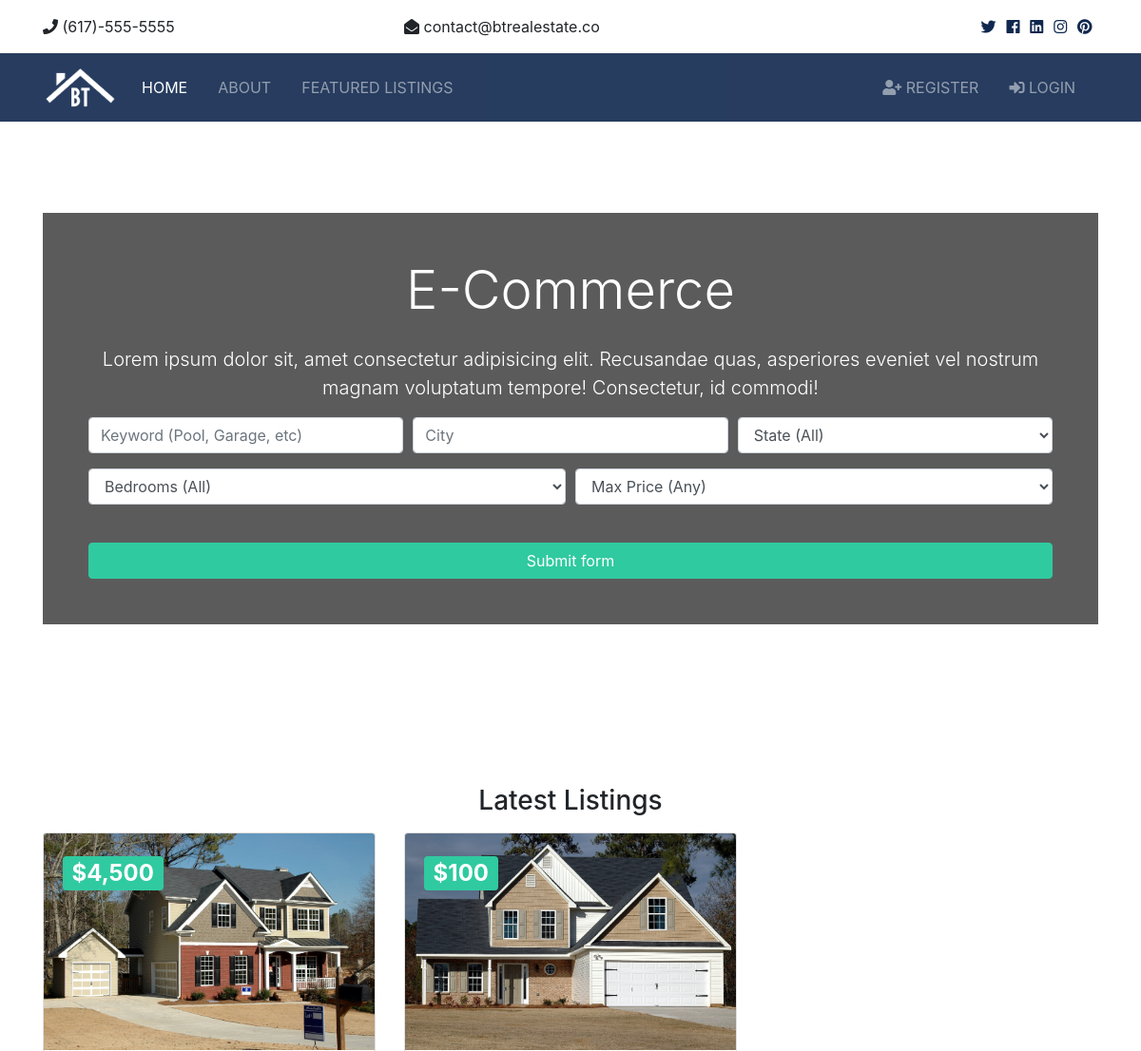
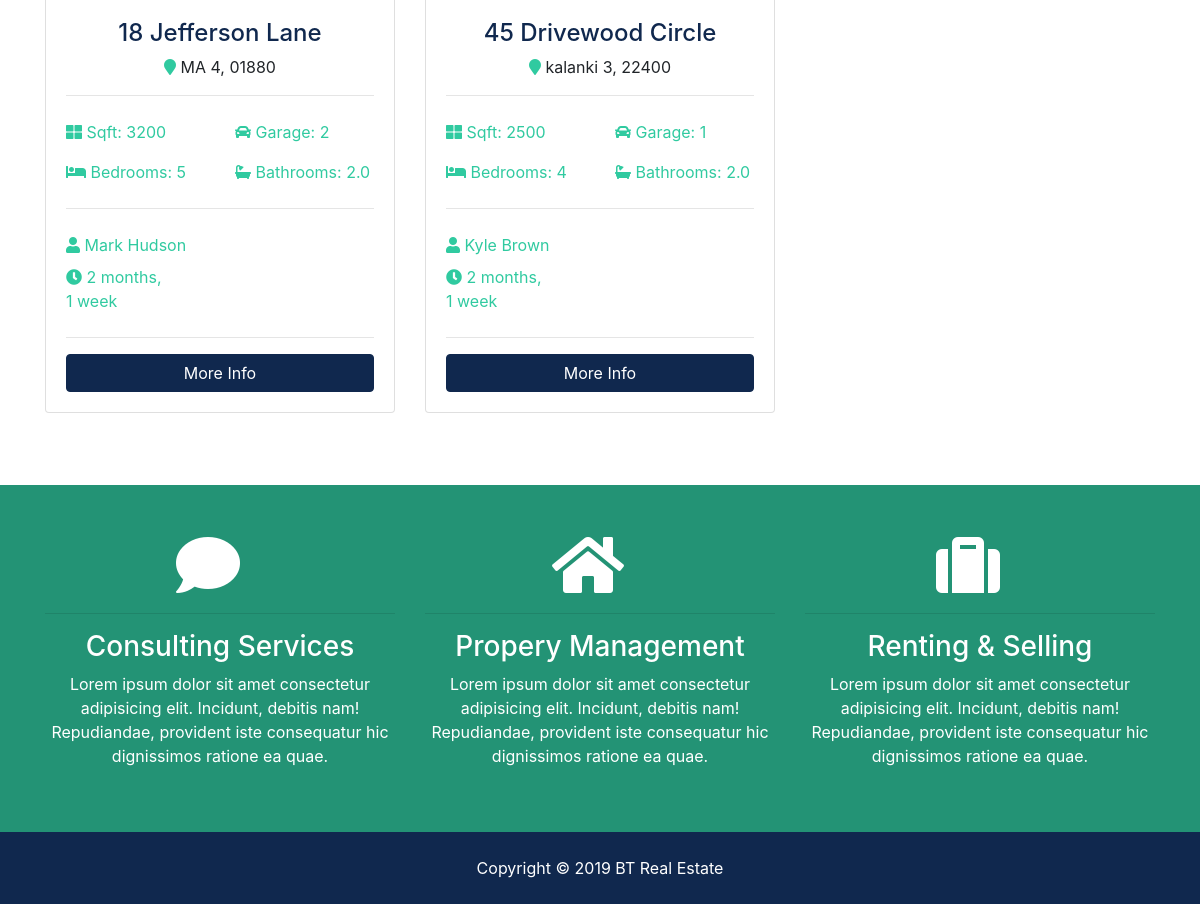
The page / on the database its author committed (2 pictures, top to bottom).
### listings/models.py (models this page shows, shortened)
class Listing(models.Model):
    realtor = models.ForeignKey(Realtor, on_delete=models.DO_NOTHING)
    title = models.CharField(max_length=200)
    address = models.CharField(max_length=200)
    city = models.CharField(max_length=100)
    state = models.CharField(max_length=100)
    zipcode = models.CharField(max_length=20)
    description = models.TextField(blank=True)
    price = models.IntegerField()
    bedrooms = models.IntegerField()
    bathrooms = models.DecimalField(max_digits=2, decimal_places=1)
    garage = models.IntegerField(default=0)
    sqft = models.IntegerField()
    lot_size = models.DecimalField(max_digits=5, decimal_places=1)
    photo_main = models.ImageField(upload_to='photos/%Y/%m/%d/')
    photo_1 = models.ImageField(upload_to='photos/%Y/%m/%d/', blank=True)
    photo_2 = models.ImageField(upload_to='photos/%Y/%m/%d/', blank=True)
    photo_3 = models.ImageField(upload_to='photos/%Y/%m/%d/', blank=True)
    photo_4 = models.ImageField(upload_to='photos/%Y/%m/%d/', blank=True)
    photo_5 = models.ImageField(upload_to='photos/%Y/%m/%d/', blank=True)
    photo_6 = models.ImageField(upload_to='photos/%Y/%m/%d/', blank=True)
    is_published = models.BooleanField(default=True)
    list_date = models.DateTimeField(default=datetime.now, blank=True)

### realtors/models.py (models this page shows)
class Realtor(models.Model):
    name = models.CharField(max_length=200)
    photo = models.ImageField(upload_to='photos/%Y/%m/%d/')
    description = models.TextField(blank=True)
    phone = models.CharField(max_length=20)
    email = models.CharField(max_length=50)
    is_mvp = models.BooleanField(default=False)
    hire_date = models.DateTimeField(default=datetime.now, blank=True)
    def __str__(self):
        return self.name

### pages/views.py (the view)
# urls.py: path('', views.index, name='listings'),
def index(request):
    listings = Listing.objects.order_by('-list_date').filter(is_published=True)
    context = {
        'listings': listings,
        'title': 'E-Commerce'
    }
    return render(request, 'pages/index.html', context)

### templates/pages/index.html (shortened to what this page needs)
{% extends 'base.html' %}
{% load humanize %}
{% load static %}
{% block content %}
  <section id="showcase">
    <div class="container text-center">
      <div class="home-search p-5">
        <div class="overlay p-5">
          <h1 class="display-4 mb-4">
            {{title}}
          </h1>
          <p class="lead">Lorem ipsum dolor sit, amet consectetur adipisicing elit. Recusandae quas, asperiores eveniet vel nostrum magnam
            voluptatum tempore! Consectetur, id commodi!</p>
          <div class="search">
            <form action="{% url 'search' %}">
              <div class="form-row">
                <div class="col-md-4 mb-3">
                  <input type="text" name="Keywords" class="form-control" placeholder="Keyword (Pool, Garage, etc)">
                </div>
                <div class="col-md-4 mb-3">
                  <input type="text" name="city" class="form-control" placeholder="City">
                </div>
                <div class="col-md-4 mb-3">
                  <select name="state" class="form-control">
                    <option selected="true" disabled="disabled">State (All)</option>
                  </select>
                </div>
              </div>
              <div class="form-row">
                <div class="col-md-6 mb-3">
                  <select name="bedrooms" class="form-control">
                    <option selected="true" disabled="disabled">Bedrooms (All)</option>
                  </select>
                </div>
                <div class="col-md-6 mb-3">
                  <select name="price" class="form-control" id="type">
                    <option selected="true" disabled="disabled">Max Price (Any)</option>
                  </select>
                </div>
              </div>
              <button class="btn btn-secondary btn-block mt-4" type="submit">Submit form</button>
            </form>
          </div>
        </div>
      </div>
    </div>
  </section>
  <section id="listings" class="py-5">
    <div class="container">
      <h3 class="text-center mb-3">Latest Listings</h3>
      <div class="row">
        {% if listings %}
        {% for listing in listings|slice:":3" %}
        <div class="col-md-6 col-lg-4 mb-4">
          <div class="card listing-preview">
            <img class="card-img-top" src="{{ listing.photo_main.url }}" alt="">
            <div class="card-img-overlay">
              <h2>
                <span class="badge badge-secondary text-white">${{ listing.price | intcomma }}</span>
              </h2>
            </div>
            <div class="card-body">
              <div class="listing-heading text-center">
                <h4 class="text-primary">{{ listing.title }}</h4>
                <p>
                  <i class="fas fa-map-marker text-secondary"></i>  {{ listing.city }} {{ listing.state }}, {{ listing.zipcode }}</p>
              </div>
              <hr>
              <div class="row py-2 text-secondary">
                <div class="col-6">
                  <i class="fas fa-th-large"></i> Sqft: {{ listing.sqft }}</div>
                <div class="col-6">
                  <i class="fas fa-car"></i> Garage: {{ listing.garage }}</div>
              </div>
              <div class="row py-2 text-secondary">
                <div class="col-6">
                  <i class="fas fa-bed"></i> Bedrooms: {{ listing.bedrooms }}</div>
                <div class="col-6">
                  <i class="fas fa-bath"></i> Bathrooms: {{ listing.bathrooms }}</div>
              </div>
              <hr>
              <div class="row py-2 text-secondary">
                <div class="col-6">
                  <i class="fas fa-user"></i> {{ listing.realtor }}</div>
              </div>
              <div class="row text-secondary pb-2">
                <div class="col-6">
                  <i class="fas fa-clock"></i> {{ listing.list_date | timesince }}</div>
              </div>
              <hr>
              <a href="{% url 'listing' listing.id %}" class="btn btn-primary btn-block">More Info</a>
            </div>
          </div>
        </div>
         {% endfor %}
       {% else %}
        <div class="col-md-12">
            <p>No Listings Available</p>
          </div>
        {% endif %}
      </div>
    </div>
  </section>
 <section id="services" class="py-5 bg-secondary text-white">
    <div class="container">
      <div class="row text-center">
        <div class="col-md-4">
          <i class="fas fa-comment fa-4x mr-4"></i>
          <hr>
          <h3>Consulting Services</h3>
          <p>Lorem ipsum dolor sit amet consectetur adipisicing elit. Incidunt, debitis nam! Repudiandae, provident iste consequatur
            hic dignissimos ratione ea quae.</p>
        </div>
        <div class="col-md-4">
          <i class="fas fa-home fa-4x mr-4"></i>
          <hr>
          <h3>Propery Management</h3>
          <p>Lorem ipsum dolor sit amet consectetur adipisicing elit. Incidunt, debitis nam! Repudiandae, provident iste consequatur
            hic dignissimos ratione ea quae.</p>
        </div>
        <div class="col-md-4">
          <i class="fas fa-suitcase fa-4x mr-4"></i>
          <hr>
          <h3>Renting & Selling</h3>
          <p>Lorem ipsum dolor sit amet consectetur adipisicing elit. Incidunt, debitis nam! Repudiandae, provident iste consequatur
            hic dignissimos ratione ea quae.</p>
        </div>
      </div>
    </div>
  </section>
{% endblock %}

### templates/base.html (shortened to what this page needs)
{% load static %}
<!DOCTYPE html>
<html lang="en">
<head>
  <link rel="stylesheet" href="{% static '/css/all.css' %}">
  <link rel="stylesheet" href="{% static '/css/bootstrap.css' %}">
  <link rel="stylesheet" href="{% static '/css/style.css' %}">
</head>
<body>
  {% include  'partials/_topbar.html' %}
  {% include  'partials/_navbar.html' %}
  {% block content %}{% endblock %}
  {% include  'partials/_footer.html' %}
</body>
</html>

### templates/partials/_topbar.html (shortened to what this page needs)
<!DOCTYPE html>
<html lang="en">
<head>
</head>
<body>
  <section id="top-bar" class="p-3">
    <div class="container">
      <div class="row">
        <div class="col-md-4">
          <i class="fas fa-phone"></i> (617)-555-5555
        </div>
        <div class="col-md-4">
          <i class="fas fa-envelope-open"></i> contact@btrealestate.co
        </div>
        <div class="col-md-4">
          <div class="social text-right">
            <a href="#">
              <i class="fab fa-twitter"></i>
            </a>
            <a href="#">
              <i class="fab fa-facebook"></i>
            </a>
            <a href="#">
              <i class="fab fa-linkedin"></i>
            </a>
            <a href="#">
              <i class="fab fa-instagram"></i>
            </a>
            <a href="#">
              <i class="fab fa-pinterest"></i>
            </a>
          </div>
        </div>
      </div>
    </div>
  </section>
</body>
</html>

### templates/partials/_navbar.html (shortened to what this page needs)
<!DOCTYPE html>
<html lang="en">
<head>
</head>
<body>
  <nav class="navbar navbar-expand-lg navbar-dark bg-primary sticky-top">
    <div class="container">
      <a class="navbar-brand" href="index.html">
        <img src="assets/img/logo.png" class="logo" alt="">
      </a>
      <div class="collapse navbar-collapse" id="navbarNavAltMarkup">
        <ul class="navbar-nav">
          <li class="nav-item active mr-3">
            <a class="nav-link" href="{% url 'index' %}">Home</a>
          </li>
          <li class="nav-item mr-3">
            <a class="nav-link" href="{% url 'about' %}">About</a>
          </li>
          <li class="nav-item mr-3">
            <a class="nav-link" href="{% url 'listings' %}">Featured Listings</a>
          </li>
        </ul>
        <ul class="navbar-nav ml-auto">
          <li class="nav-item mr-3">
            <a class="nav-link" href="{% url 'register' %}">
              <i class="fas fa-user-plus"></i> Register</a>
          </li>
          <li class="nav-item mr-3">
            <a class="nav-link" href="{% url 'login' %}">
              <i class="fas fa-sign-in-alt"></i>
              Login</a>
          </li>
        </ul>
      </div>
    </div>
  </nav>
</body>
</html>

### templates/partials/_footer.html (shortened to what this page needs)
<!DOCTYPE html>
<html lang="en">
<head>
</head>
<body>
  <footer id="main-footer" class="py-4 bg-primary text-white text-center">
    Copyright &copy;
    <span class="year"></span> BT Real Estate
  </footer>
</body>
</html>

### newp/static/css/all.css (style rules this page uses)
.fa, .fas, .far, .fal, .fab { -moz-osx-font-smoothing: grayscale; -webkit-font-smoothing: antialiased; display: inline-block; font-style: normal; font-variant: normal; text-rendering: auto; line-height: 1; }
.fa-4x { font-size: 4em; }
.fa-bath:before { content: "\f2cd"; }
.fa-bed:before { content: "\f236"; }
.fa-car:before { content: "\f1b9"; }
.fa-clock:before { content: "\f017"; }
.fa-comment:before { content: "\f075"; }
.fa-envelope-open:before { content: "\f2b6"; }
.fa-facebook:before { content: "\f09a"; }
.fa-home:before { content: "\f015"; }
.fa-instagram:before { content: "\f16d"; }
.fa-linkedin:before { content: "\f08c"; }
.fa-map-marker:before { content: "\f041"; }
.fa-phone:before { content: "\f095"; }
.fa-pinterest:before { content: "\f0d2"; }
.fa-sign-in-alt:before { content: "\f2f6"; }
.fa-suitcase:before { content: "\f0f2"; }
.fa-th-large:before { content: "\f009"; }
.fa-twitter:before { content: "\f099"; }
.fa-user:before { content: "\f007"; }
.fa-user-plus:before { content: "\f234"; }
.fab { font-family: 'Font Awesome 5 Brands'; }
.fa, .fas { font-family: 'Font Awesome 5 Free'; font-weight: 900; }

### newp/static/css/style.css (style rules this page uses)
.btn-secondary { color: #fff !important; }
img { width: 100%; }
.logo { width: 80px; }
.navbar { opacity: 0.9; text-transform: uppercase; }
.social a { margin-right: 0.4rem; }
#showcase { background: url(../img/showcase.jpg) no-repeat top center fixed/cover; position: relative; min-height: 650px; color: #fff; padding-top: 6rem; }
#showcase .home-search { min-height: 400px; position: relative; border-radius: 5px; }
#showcase .overlay { content: ''; position: absolute; top: 0; left: 0; min-height: 400px; width: 100%; background: rgba(51, 51, 51, 0.8); }
#services { background: url(../img/building.jpg) no-repeat top center fixed/cover; min-height: 300px; position: relative; overflow: hidden; }
#services::before { content: ''; position: absolute; top: 0; left: 0; min-height: 100%; width: 100%; background: rgba(32, 134, 107, 0.8); }
.listing-preview a { position: relative; }

### rows shown on the page
Listing: photo_main (picture), price "4,500", title "18 Jefferson Lane", city "MA", state "4", zipcode "01880", sqft "3200", garage "2", bedrooms "5", bathrooms "2.0", realtor "Mark Hudson", list_date "2 months, 1 week"
Listing: photo_main (picture), price "100", title "45 Drivewood Circle", city "kalanki", state "3", zipcode "22400", sqft "2500", garage "1", bedrooms "4", bathrooms "2.0", realtor "Kyle Brown", list_date "2 months, 1 week"

### other values the page prints
{{ title }} "E-Commerce"
